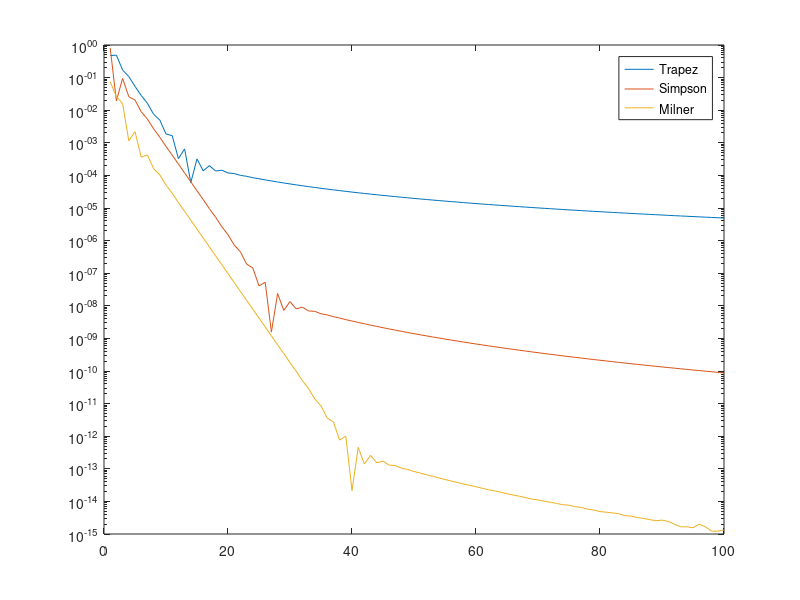

Recreate this plot in MATLAB.
1;

function I = myQuadraturSum1D(f,w,p,a,b,N)
    
    h = (b-a)/N;
    I = 0;
    
    for i=1:1:N
        # variables with trailing underscores are only used for one sub-interval
        a_ = a+(i-1)*h;
        b_ = a+i*h;
        
        I_ = 0;
        interval_ = b_ - a_;
        steps_ = length(p);
        
        for j=1:1:steps_
            x_i = a_+p(j)*interval_; #convert from unit interval to our interval
            I_ += f(x_i) * w(j);
        end
        I_ *= interval_;
        
        I+=I_;
    end
    
end



function y=runge(x)
    y = 1/(1+25*x.^2);
end

a = -1;
b = 1;
N = 1:1:100;

w_trapez    = [1/2 1/2];
w_simpson   = [1/6 4/6 1/6];
w_milner    = [7/90 16/45 2/15 16/45 7/90];

p_trapez    = [0 1];
p_simpson   = [0 1/2 1];
p_milner    = [0 1/4 2/4 3/4 1];

exact = 2/5 * atan(5)

for n = N
    I_trapez(n)  = abs(myQuadraturSum1D(@runge,w_trapez,p_trapez,a,b,n)  -exact);
    I_simpson(n) = abs(myQuadraturSum1D(@runge,w_simpson,p_simpson,a,b,n)-exact);
    I_milner(n)  = abs(myQuadraturSum1D(@runge,w_milner,p_milner,a,b,n)  -exact);
endfor

semilogy(N, I_trapez, N, I_simpson, N, I_milner)
legend("Trapez","Simpson","Milner")